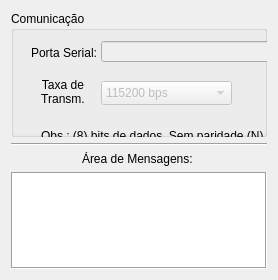
      <widget class="QWidget" name="tab_comm_serial">
       <attribute name="title">
        <string>Comunicação Serial</string>
       </attribute>
       <layout class="QVBoxLayout" name="verticalLayout" stretch="1,1">
        <item>
         <layout class="QHBoxLayout" name="horizontalLayout_4" stretch="1">
          <item>
           <widget class="QGroupBox" name="groupBox_3">
            <property name="toolTip">
             <string>&lt;html&gt;&lt;head/&gt;&lt;body&gt;&lt;p&gt;Configure e teste a comunicação com o sistema aqui.&lt;/p&gt;&lt;/body&gt;&lt;/html&gt;</string>
            </property>
            <property name="title">
             <string>Comunicação</string>
            </property>
            <widget class="QPushButton" name="pushButton_test_comm">
             <property name="geometry">
              <rect>
               <x>40</x>
               <y>150</y>
               <width>141</width>
               <height>51</height>
              </rect>
             </property>
             <property name="styleSheet">
              <string notr="true">background-color: rgb(162, 253, 255);</string>
             </property>
             <property name="text">
              <string>Testar Comunicação
com o Sistema</string>
             </property>
             <property name="checkable">
              <bool>false</bool>
             </property>
             <property name="flat">
              <bool>false</bool>
             </property>
            </widget>
            <widget class="QLabel" name="label_13">
             <property name="geometry">
              <rect>
               <x>21</x>
               <y>30</y>
               <width>64</width>
               <height>23</height>
              </rect>
             </property>
             <property name="styleSheet">
              <string notr="true">font: 600 9pt &quot;Segoe UI&quot;;</string>
             </property>
             <property name="text">
              <string>Porta Serial:</string>
             </property>
             <property name="alignment">
              <set>Qt::AlignmentFlag::AlignCenter</set>
             </property>
            </widget>
            <widget class="QLabel" name="label_14">
             <property name="geometry">
              <rect>
               <x>20</x>
               <y>60</y>
               <width>64</width>
               <height>41</height>
              </rect>
             </property>
             <property name="styleSheet">
              <string notr="true">font: 600 9pt &quot;Segoe UI&quot;;</string>
             </property>
             <property name="text">
              <string>Taxa de Transm.</string>
             </property>
             <property name="alignment">
              <set>Qt::AlignmentFlag::AlignCenter</set>
             </property>
             <property name="wordWrap">
              <bool>true</bool>
             </property>
            </widget>
            <widget class="QComboBox" name="comboBox">
             <property name="enabled">
              <bool>false</bool>
             </property>
             <property name="geometry">
              <rect>
               <x>90</x>
               <y>70</y>
               <width>131</width>
               <height>24</height>
              </rect>
             </property>
             <property name="currentText">
              <string>115200 bps</string>
             </property>
             <property name="currentIndex">
              <number>5</number>
             </property>
             <property name="maxVisibleItems">
              <number>5</number>
             </property>
             <item>
              <property name="text">
               <string>9600 bps</string>
              </property>
             </item>
             <item>
              <property name="text">
               <string>14400 bps</string>
              </property>
             </item>
             <item>
              <property name="text">
               <string>19200 bps</string>
              </property>
             </item>
             <item>
              <property name="text">
               <string>38400 bps</string>
              </property>
             </item>
             <item>
              <property name="text">
               <string>57600 bps</string>
              </property>
             </item>
             <item>
              <property name="text">
               <string>115200 bps</string>
              </property>
             </item>
            </widget>
            <widget class="QLabel" name="label_15">
             <property name="geometry">
              <rect>
               <x>30</x>
               <y>100</y>
               <width>331</width>
               <height>51</height>
              </rect>
             </property>
             <property name="text">
              <string>&lt;html&gt;&lt;head/&gt;&lt;body&gt;&lt;p&gt;&lt;span style=&quot; text-decoration: underline;&quot;&gt;Obs&lt;/span&gt;.: (8) bits de dados, Sem paridade (N), (1) stop bit.&lt;/p&gt;&lt;/body&gt;&lt;/html&gt;</string>
             </property>
             <property name="wordWrap">
              <bool>true</bool>
             </property>
            </widget>
            <widget class="QLineEdit" name="lineEdit_serial_port">
             <property name="enabled">
              <bool>false</bool>
             </property>
             <property name="geometry">
              <rect>
               <x>90</x>
               <y>30</y>
               <width>191</width>
               <height>21</height>
              </rect>
             </property>
            </widget>
            <widget class="QCheckBox" name="checkBox_auto_serial_port">
             <property name="geometry">
              <rect>
               <x>300</x>
               <y>30</y>
               <width>101</width>
               <height>20</height>
              </rect>
             </property>
             <property name="text">
              <string>Automático</string>
             </property>
             <property name="checked">
              <bool>true</bool>
             </property>
             <property name="tristate">
              <bool>false</bool>
             </property>
            </widget>
           </widget>
          </item>
         </layout>
        </item>
        <item>
         <layout class="QVBoxLayout" name="verticalLayout_5">
          <item>
           <widget class="Line" name="line">
            <property name="orientation">
             <enum>Qt::Orientation::Horizontal</enum>
            </property>
           </widget>
          </item>
          <item>
           <widget class="QLabel" name="label_16">
            <property name="styleSheet">
             <string notr="true">font: 600 9pt &quot;Segoe UI&quot;;</string>
            </property>
            <property name="text">
             <string>Área de Mensagens: </string>
            </property>
            <property name="alignment">
             <set>Qt::AlignmentFlag::AlignCenter</set>
            </property>
           </widget>
          </item>
          <item>
           <widget class="QPlainTextEdit" name="plainTextEdit_message_area">
            <property name="frameShape">
             <enum>QFrame::Shape::Box</enum>
            </property>
            <property name="lineWidth">
             <number>1</number>
            </property>
            <property name="midLineWidth">
             <number>0</number>
            </property>
           </widget>
          </item>
         </layout>
        </item>
       </layout>
      </widget>
